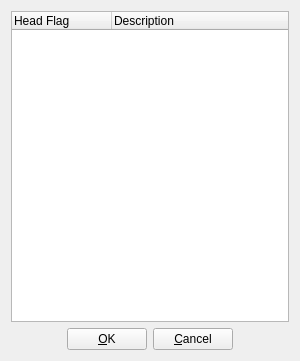
<?xml version="1.0" encoding="UTF-8"?>
<ui version="4.0">
 <class>HeadFlagsDialog</class>
 <widget class="QDialog" name="HeadFlagsDialog">
  <property name="enabled">
   <bool>true</bool>
  </property>
  <property name="geometry">
   <rect>
    <x>0</x>
    <y>0</y>
    <width>300</width>
    <height>361</height>
   </rect>
  </property>
  <property name="windowTitle">
   <string>Edit head-flags </string>
  </property>
  <layout class="QGridLayout">
   <item row="1" column="1">
    <widget class="QPushButton" name="okButton_">
     <property name="text">
      <string>&amp;OK</string>
     </property>
     <property name="shortcut">
      <string>Alt+O</string>
     </property>
     <property name="autoDefault">
      <bool>false</bool>
     </property>
    </widget>
   </item>
   <item row="1" column="2">
    <widget class="QPushButton" name="cancelButton_">
     <property name="text">
      <string>&amp;Cancel</string>
     </property>
     <property name="shortcut">
      <string>Alt+C</string>
     </property>
     <property name="autoDefault">
      <bool>false</bool>
     </property>
    </widget>
   </item>
   <item row="1" column="0">
    <spacer name="spacer3">
     <property name="orientation">
      <enum>Qt::Horizontal</enum>
     </property>
     <property name="sizeType">
      <enum>QSizePolicy::Expanding</enum>
     </property>
     <property name="sizeHint" stdset="0">
      <size>
       <width>80</width>
       <height>20</height>
      </size>
     </property>
    </spacer>
   </item>
   <item row="1" column="3">
    <spacer name="spacer4">
     <property name="orientation">
      <enum>Qt::Horizontal</enum>
     </property>
     <property name="sizeType">
      <enum>QSizePolicy::Expanding</enum>
     </property>
     <property name="sizeHint" stdset="0">
      <size>
       <width>80</width>
       <height>20</height>
      </size>
     </property>
    </spacer>
   </item>
   <item row="0" column="0" colspan="4">
    <widget class="QTreeWidget" name="headFlagList">
     <property name="styleSheet">
      <string notr="true">QTreeWidget::branch{image:none;}</string>
     </property>
     <property name="selectionMode">
      <enum>QAbstractItemView::MultiSelection</enum>
     </property>
     <property name="rootIsDecorated">
      <bool>false</bool>
     </property>
     <column>
      <property name="text">
       <string>Head Flag</string>
      </property>
     </column>
     <column>
      <property name="text">
       <string>Description</string>
      </property>
     </column>
    </widget>
   </item>
  </layout>
 </widget>
 <layoutdefault spacing="6" margin="11"/>
 <pixmapfunction>qPixmapFromMimeSource</pixmapfunction>
 <tabstops>
  <tabstop>okButton_</tabstop>
  <tabstop>cancelButton_</tabstop>
 </tabstops>
 <resources/>
 <connections>
  <connection>
   <sender>cancelButton_</sender>
   <signal>clicked()</signal>
   <receiver>HeadFlagsDialog</receiver>
   <slot>reject()</slot>
   <hints>
    <hint type="sourcelabel">
     <x>20</x>
     <y>20</y>
    </hint>
    <hint type="destinationlabel">
     <x>20</x>
     <y>20</y>
    </hint>
   </hints>
  </connection>
  <connection>
   <sender>okButton_</sender>
   <signal>clicked()</signal>
   <receiver>HeadFlagsDialog</receiver>
   <slot>accept()</slot>
   <hints>
    <hint type="sourcelabel">
     <x>20</x>
     <y>20</y>
    </hint>
    <hint type="destinationlabel">
     <x>20</x>
     <y>20</y>
    </hint>
   </hints>
  </connection>
 </connections>
</ui>
